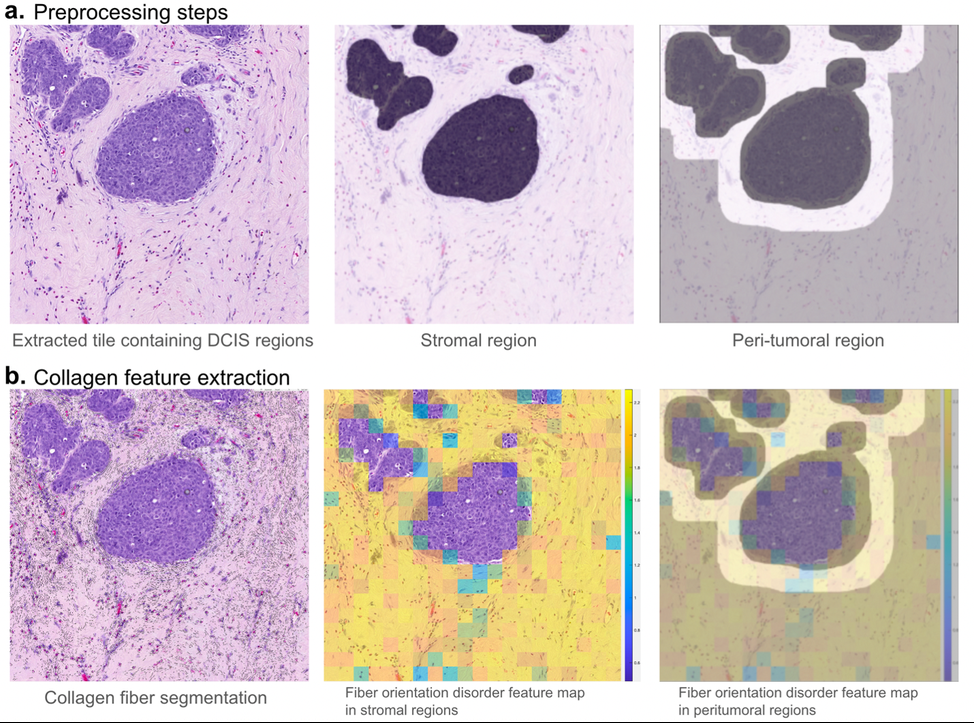
#> input picture example/workflow.png, 974 x 724 px, shrunk from 1430 x 1063 before the run, found by its file name
$ python main_visualize_collagen_fibers.py
#> lines starting #> are read from the running program, lines starting #| are printed output that depends on the picture; after the words box and inside, x2 and y2 are one past the last pixel; in counts of white or black regions, pixels touching at a corner belong together; pictures that were not available may be replaced by others from this repository, and a replacement may not be noted
### code/compute_bifs.py
"""
File: Dependency file for extracting collagen features (standard file, no changes needed!)
"""

# header files to load
import numpy as np
import cv2
from dtg_filters_bank import dtg_filters_bank
from efficient_convolution import efficient_convolution


# function
def compute_bifs(im, sigma, epsilon, configuration=1):
    """
    Computes basic image features (BIFs) for an image using the scale-space theory

    Parameters:
    - im: Input image.
    - sigma: Filter scale (standard deviation for Gaussian kernel).
    - epsilon: Amount of the image classified as flat. Flatness threshold used in classification.
    - configuration: Configuration for computing eigenvalues (lambda and mu). Defaults to 1.

    Returns:
    - bifs: Image where each pixel is labeled with one of 7 basic image features.
    - jet: 6-channel array of derivative responses at each pixel.
           It captures how the intensity is changing in the neighborhood around that pixel.
    """

    # Ensure the input is a NumPy array
    if not isinstance(im, np.ndarray):
        raise ValueError('Image must be a numpy array')
    # Convert image to grayscale float64
    if im.dtype != np.float64:
        if len(im.shape) == 3:
            im = cv2.cvtColor(im, cv2.COLOR_BGR2GRAY)
        im = im.astype(np.float64) / 255.0

    # Define the derivative orders to compute:
    # [0,0] = original image, [1,0] = x-derivative, [0,1] = y-derivative,
    # [2,0], [1,1], [0,2] = second-order derivatives
    orders = np.array([[0, 0], [1, 0], [0, 1], [2, 0], [1, 1], [0, 2]])

    # Initialize an array to hold the 6 derivative responses
    jet = np.zeros((6, im.shape[0], im.shape[1]), dtype=np.float64)

    # Generate Derivative of Gaussian (DtG) filters for the given sigma
    DtGfilters = dtg_filters_bank(sigma)
    DtGfilters = np.array(DtGfilters)

    # Apply each DtG filter to the image and store result in jet
    for i, order in enumerate(orders):
        # Apply separable filters and scale response based on sigma
        jet[i, :, :] = efficient_convolution(im,
                                             DtGfilters[i, 0, :],
                                             DtGfilters[i, 1, :]) * (sigma ** (sum(order)))
    jet = np.array(jet)

    # Compute λ and μ values from second-order derivatives
    if configuration == 1: # faster, simpler, good for general use.
        lambda_val = (jet[3] + jet[5])
        mu = np.sqrt(((jet[3] - jet[5]) ** 2) + (4 * jet[4] ** 2))
    else: # more accurate, interpretable, better for curvature-sensitive tasks.
        lambda_val = 0.5 * (jet[3] + jet[5])
        mu = np.sqrt(0.25 * ((jet[3] - jet[5]) ** 2) + jet[4] ** 2)

    # Initialize array to hold 7 classifier responses
    c = np.zeros((jet.shape[1], jet.shape[2], 7), dtype=np.float64)

    # Compute the 7 basic image feature classifier responses:
    # 0 = Flat, 1 = Slope (edges), 2 = Dark line, 3 = Bright line,
    # 4 = Dark blob, 5 = Bright blob, 6 = Saddle
    c[:, :, 0] = epsilon * jet[0]
    c[:, :, 1] = 2 * np.sqrt(jet[1] ** 2 + jet[2] ** 2) if configuration == 1 else np.sqrt(jet[1] ** 2 + jet[2] ** 2)
    c[:, :, 2] = lambda_val
    c[:, :, 3] = -lambda_val
    c[:, :, 4] = 2 ** (-1/2) * (mu + lambda_val)
    c[:, :, 5] = 2 ** (-1/2) * (mu - lambda_val)
    c[:, :, 6] = mu

    # Classify each pixel based on the highest response
    bifs = np.argmax(c, axis=2)

    return bifs, jet

### code/dtg_filters_bank.py
"""
File: Dependency file for extracting collagen features (standard file, no changes needed!)
"""

# header files to load
import numpy as np


# function
def dtg_filters_bank(sigma, configuration=1):
    """
    Generates the Derivative-of-Gaussian (DtG) kernels for the computation of BIFs.

    Parameters:
    sigma (float): Standard deviation of the Gaussian kernel.
    configuration (int, optional): Determines the method to compute the kernels. Defaults to 1.

    Returns:
    list of numpy.ndarray: The DtG kernels.
    """
    x = np.arange(-5*sigma, 5*sigma)
    xSquared = x**2
    DtGkernels = []

    # legacy matlab equivalent
    if configuration == 1:
        baseKernel = np.exp(-xSquared / (2 * sigma**2))
        dKernel = [
            (1 / (np.sqrt(2) * sigma)) * baseKernel,
            -x * (1 / (np.sqrt(2) * sigma**3)) * baseKernel,
            (xSquared - sigma**2) * (1 / (np.sqrt(2) * sigma**5)) * baseKernel
        ]

        orders = np.array([[0, 0], [1, 0], [0, 1], [2, 0], [1, 1], [0, 2]])

        for order in orders:
            DtGkernels.append([dKernel[order[1]], dKernel[order[0]]])
        float_formatter = "{:.4f}".format
        np.set_printoptions(formatter={'float_kind':float_formatter})

    return DtGkernels

### code/efficient_convolution.py
"""
File: Dependency file for extracting collagen features (standard file, no changes needed!)
"""

# header files to load
from scipy.ndimage import convolve


# function
def efficient_convolution(I, kx, ky):
    """
    Convolution of an image using two separable 1-D kernels.

    Parameters:
    I (numpy.ndarray): Input image.
    kx (numpy.ndarray): Kernel to be applied on the horizontal axis.
    ky (numpy.ndarray): Kernel to be applied on the vertical axis.

    Returns:
    numpy.ndarray: The convolved image.
    """
    # Convolve with kx. The mode 'reflect' replicates the edge values.
    # none of the modes are equivalent to 'same' in MATLAB ??
    J = convolve(I, kx[None, :], mode='reflect')
    # Convolve with ky. Need to transpose ky to match MATLAB's behavior.
    J = convolve(J, ky[:, None], mode='reflect')
    return J

### code/main_visualize_collagen_fibers.py
"""
Authors: Arpit Aggarwal
File: Main file to plot collagen fibers at patch level
"""

# header files to load
from compute_bifs import compute_bifs as compute_bifs
import numpy as np
import cv2
from skimage import measure, morphology
from PIL import Image
from disorder_feat_extract import contrast_entropy as disorder_feat_extract
import math
import os
import glob
import argparse
import csv
import matplotlib.pyplot as plt


# MAIN CODE
filter_scale = 3
feature_descriptor = 5
orient_num = 180 // 10

# read patches and masks
parser = argparse.ArgumentParser()
parser.add_argument('--input_patch', help='Input patches', default='data/patches_for_visualization/')
parser.add_argument('--input_mask', help='Input masks', default='data/masks_for_visualization/')
parser.add_argument('--output_path', help='Input masks', default='results/collagen_fiber_masks/')
args = parser.parse_args()
patches_folder = args.input_patch
mask_folder = args.input_mask
output_path = args.output_path
patches_files = glob.glob(patches_folder+"*png")

for file in patches_files:
	print(file)
	if os.path.isfile(mask_folder+file.split("/")[-1]) == 0:
		continue
	features = []

	# read patch and mask
	mask = 255 - cv2.imread(mask_folder+file.split("/")[-1], cv2.IMREAD_GRAYSCALE)
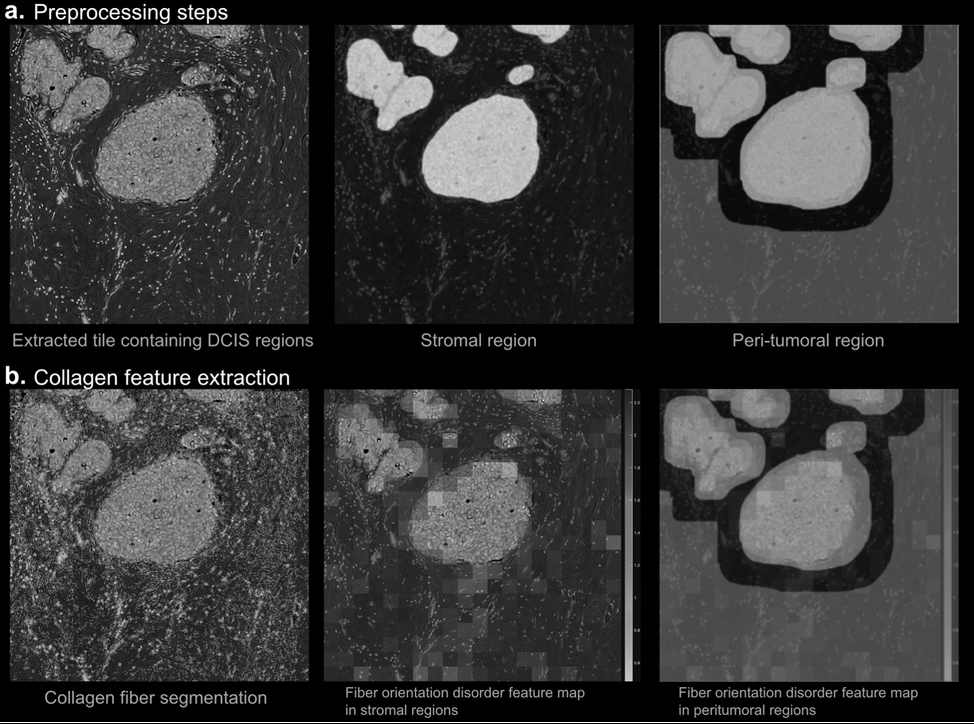
#> mask: shape (724, 974); min 0, max 255, mean 56.7
	patch = cv2.imread(file)
#> patch is the input picture: shape (724, 974, 3); mean B, G, R 198.4, 193.7, 208.6
	patch = cv2.cvtColor(patch, cv2.COLOR_BGR2RGB)

	# extract collagen fiber mask
	frag_thresh = filter_scale * 10
	bifs, jet = compute_bifs(patch, filter_scale, 0.015, 1.5)
#> the loop in compute_bifs, `for i, order in enumerate(orders):` made 6 passes
#> pass 1, in efficient_convolution, `J = convolve(J, ky[:, None], mode='reflect')`:
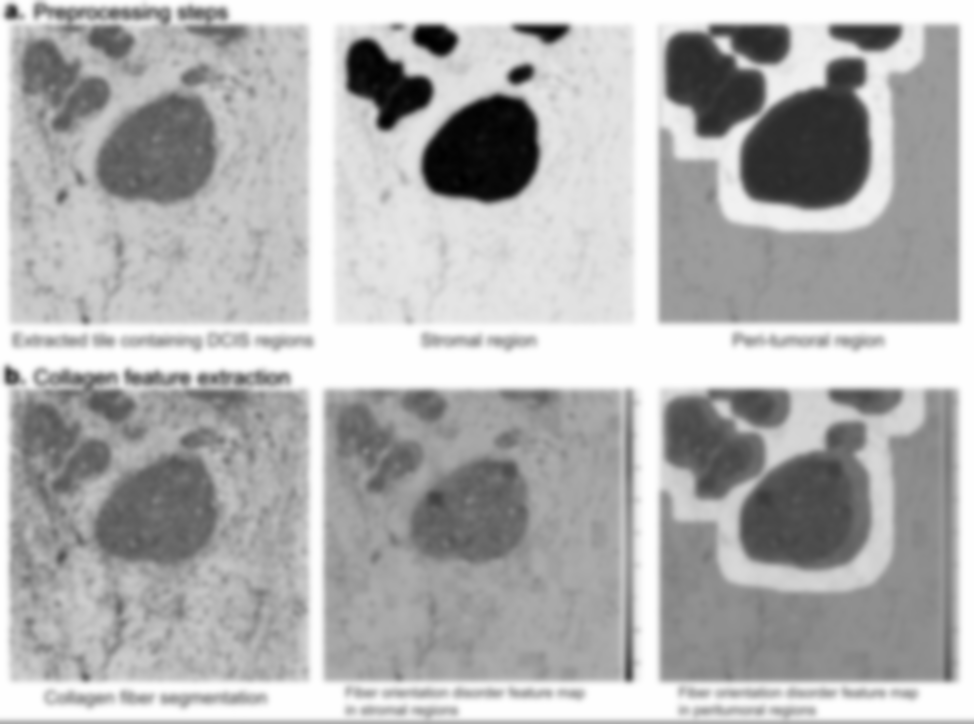
#> J: shape (724, 974) float64; min 0.779, max 3.14, mean 2.42; drawn with min black and max white
#> in compute_bifs, `lambda_val = 0.5 * (jet[3] + jet[5])`:
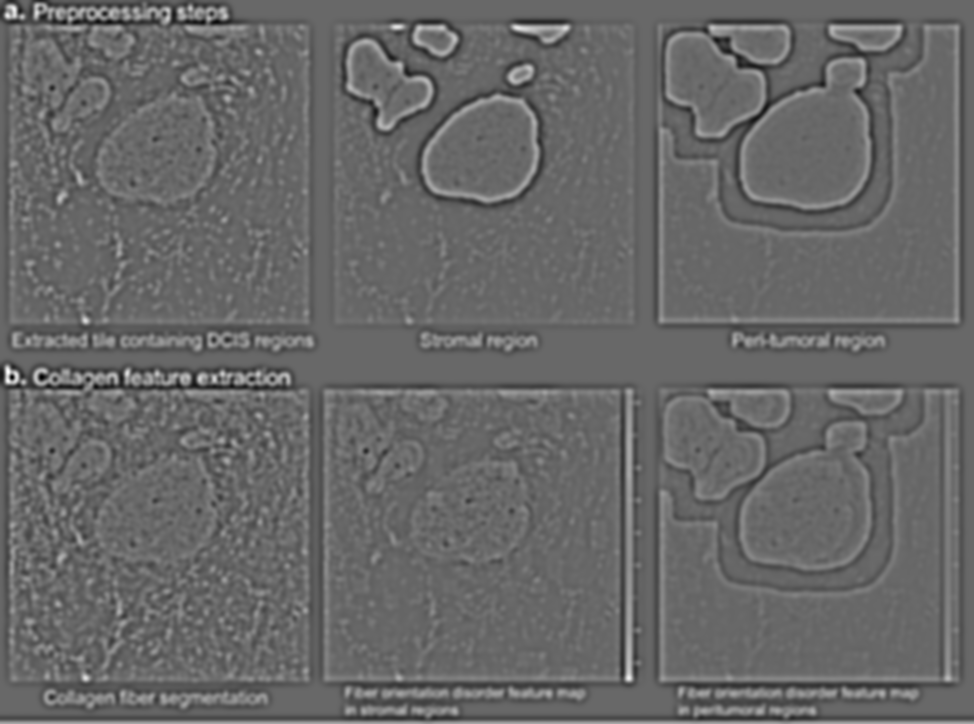
#> lambda_val: shape (724, 974) float64; min -0.447, max 0.644, mean -4.31e-05; drawn with min black and max white
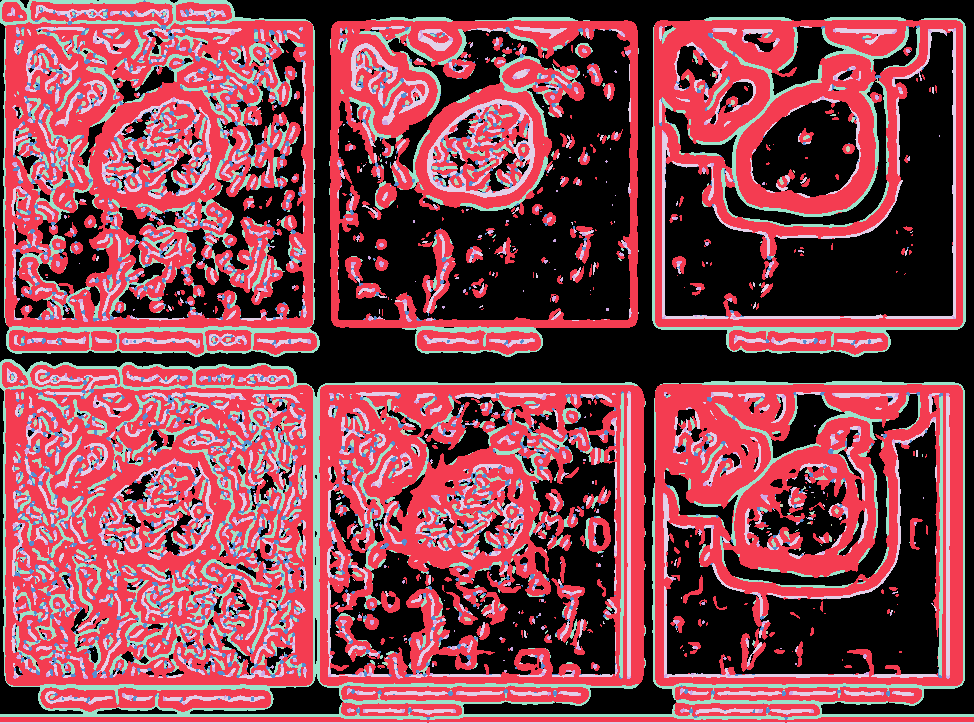
#> bifs: shape (724, 974) int64; 7 distinct labels, from 0 to 6; one colour per label, 0 black
	collagen_mask = bifs == feature_descriptor
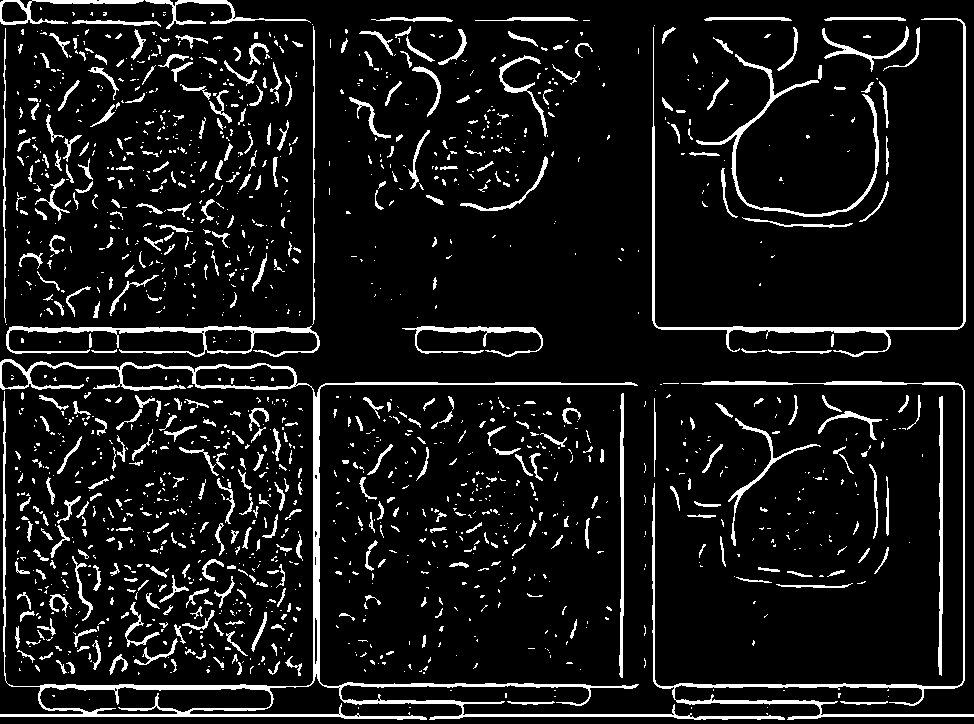
#> collagen_mask: shape (724, 974) bool; 9% white; 1572 white regions (1128 under 20 px), largest, box (x1, y1, x2, y2) and area: (0, 359, 785, 720) 11348, (652, 381, 974, 720) 4198, (652, 18, 966, 357) 3177
	collagen_mask = np.logical_and(collagen_mask, mask)
#> collagen_mask: shape (724, 974) bool; 6.5% white in thin lines or dots
	collagen_mask = morphology.remove_small_objects(collagen_mask.astype(bool), min_size=frag_thresh)
#> collagen_mask: shape (724, 974) bool; 3.8% white; 300 white regions, largest, box (x1, y1, x2, y2) and area: (696, 54, 879, 217) 1746, (619, 393, 624, 678) 940, (938, 396, 943, 676) 940

	# save collagen fiber mask
	collagen_mask = Image.fromarray(collagen_mask)
	image = Image.fromarray(np.array(patch))
	collagen_mask = collagen_mask.convert("RGBA")
#> collagen_mask: PIL image 974x724 RGBA
	image = image.convert("RGBA")
	new_image = Image.blend(image, collagen_mask, 0.25)
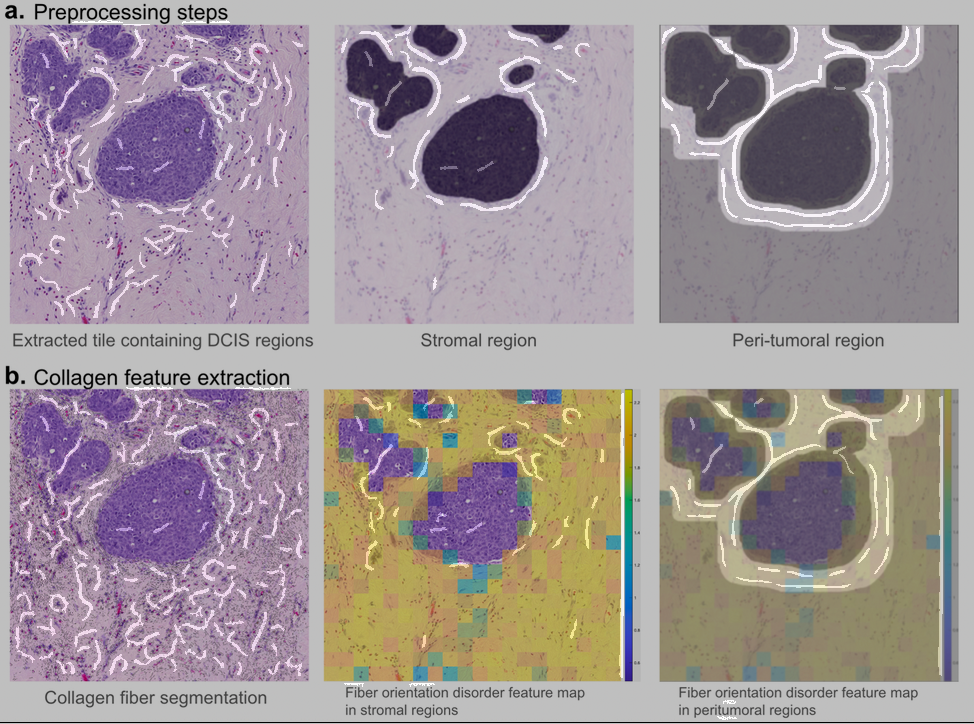
#> new_image: PIL image 974x724 RGBA; mean R, G, B, A 158.6, 147.3, 150.9, 255
	new_image.save(output_path+file.split("/")[-1])
